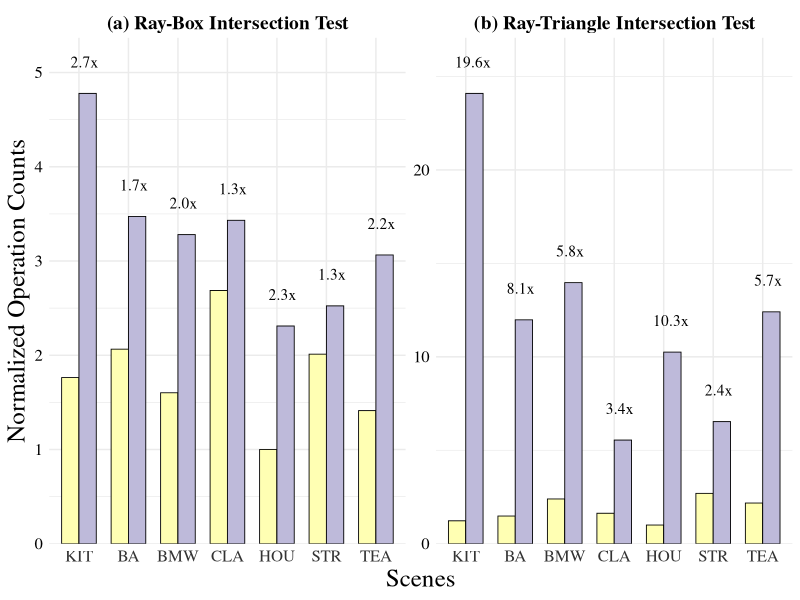

Reproduce this figure in R.
library(tidyverse)

data <- tribble(
  ~category,                                ~prec,  ~KIT,      ~BA,       ~BMW,      ~CLA,      ~HOU,      ~STR,      ~TEA,
  "(a) Ray-Box Intersection Test"     ,     "FP32", 80021178,  93703925,  72695635,  121964051, 45383870,  91295721,  64115325,
  "(a) Ray-Box Intersection Test"     ,     "FP16", 216869929, 157613286, 148872569, 155749309, 104859252, 114550687, 139065629,
  "(b) Ray-Triangle Intersection Test",     "FP32", 12321920,  14875502,  24052696,  16363234,  10038904,  27057171,  21861707,
  "(b) Ray-Triangle Intersection Test",     "FP16", 241888716, 120276941, 140252792, 55683089,  102925845, 65601058,  124571791
)

data_long <- data |>
  pivot_longer(cols=!c(category, prec), names_to="scene", values_to="value") |>
  group_by(category) |>
  mutate(normalized_value=value/min(value)) |>
  ungroup() |>
  mutate(
    prec=factor(prec, levels=c("FP32", "FP16")),
    scene=factor(scene, levels=unique(scene))
  )

data_ratio <- data_long |>
  select(category, prec, scene, normalized_value) |>
  pivot_wider(names_from=prec, values_from=normalized_value) |>
  mutate(ratio=FP16/FP32) |>
  group_by(category) |> 
  mutate(annotation_y=FP16+max(FP16)*0.07) |>
  ungroup()

print(data_ratio)

fig <- ggplot(data_long, aes(x=scene, y=normalized_value, fill=prec)) +
  geom_col(
    position="dodge",
    color="black",
    width=0.7,
    linewidth=0.3
  ) +
  geom_text(
    data=data_ratio,
    aes(x=scene, y=annotation_y, label=sprintf("%.1fx", ratio)),
    hjust=0.3,
    family="serif",
    inherit.aes=FALSE
  ) +
  facet_wrap(~category, scales="free_y") +
  labs(
    x="Scenes",
    y="Normalized Operation Counts",
    fill="Precisions"
  ) +
  scale_fill_manual(
    values = c("FP32"="#ffffb3", "FP16"="#bebada")
  ) +
  scale_y_continuous(
    expand=expansion(mult=c(0, 0.05)),
  ) +
  theme_minimal(base_family="serif") +
  theme(
    legend.position="none",
    axis.text.x = element_text(size=12, color="grey20"),
    axis.text.y = element_text(size=12, color="black"),
    axis.title = element_text(size=18, color="black"),
    strip.text = element_text(size=14, color="black", face="bold"),
  )

ggsave("trv-steps.pdf", width=7, height=3.2)